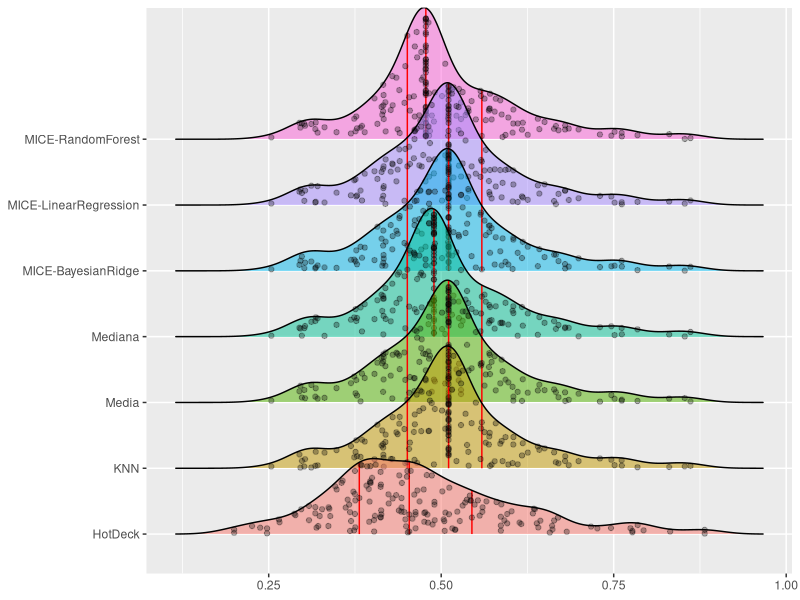
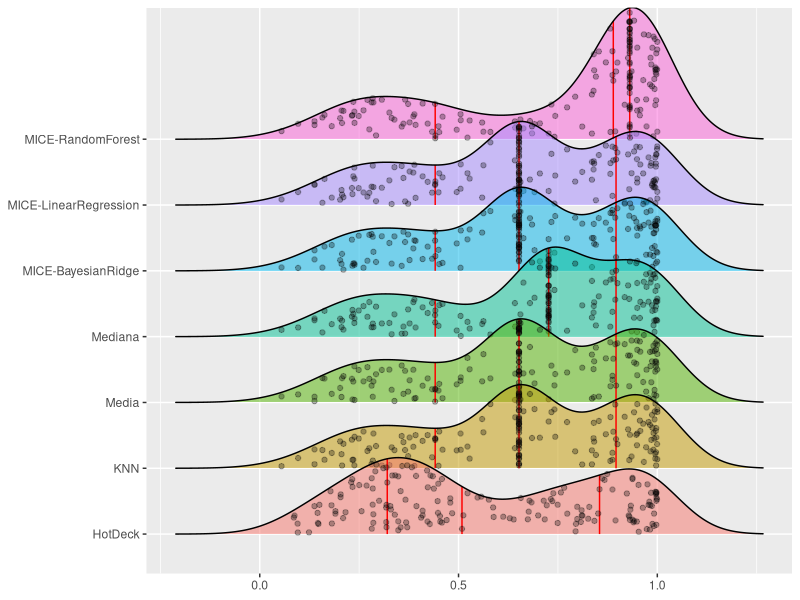
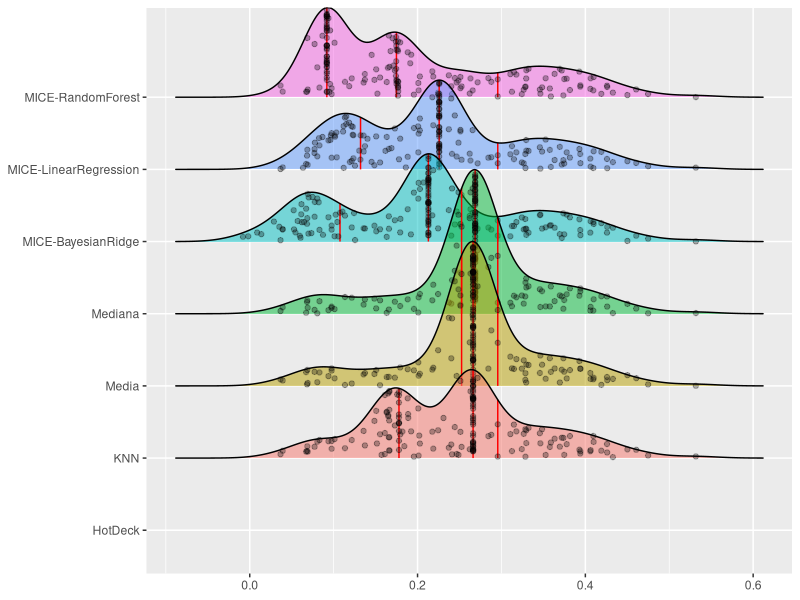
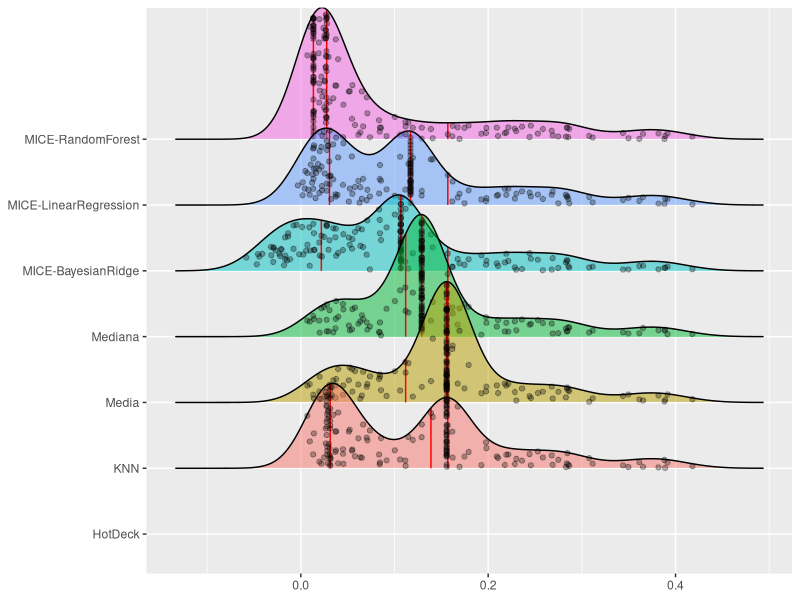
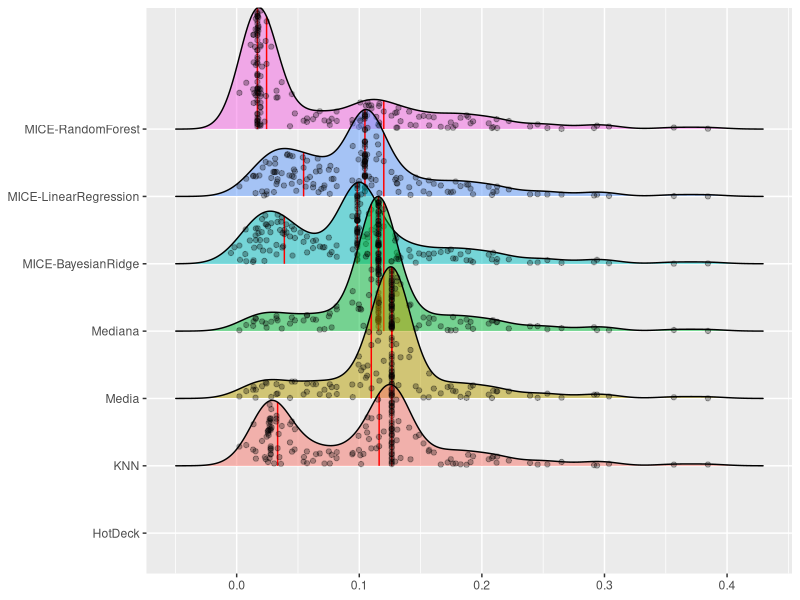
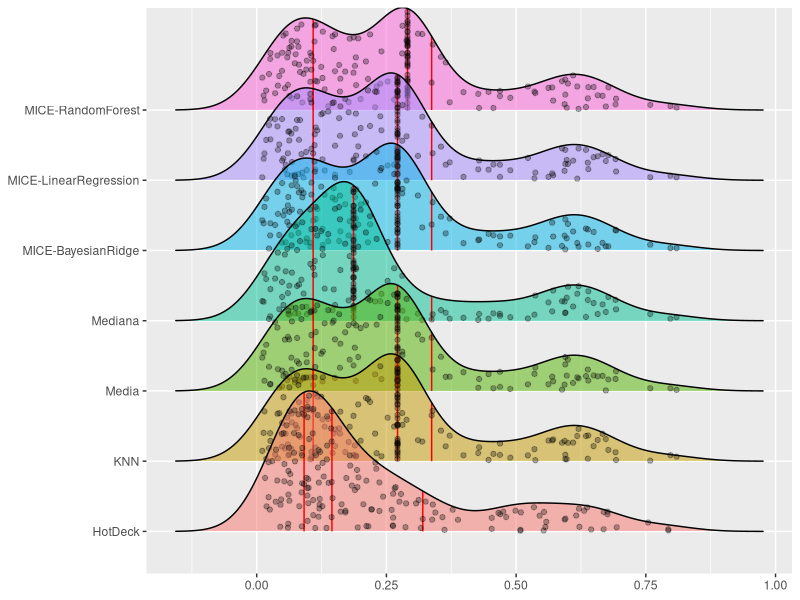
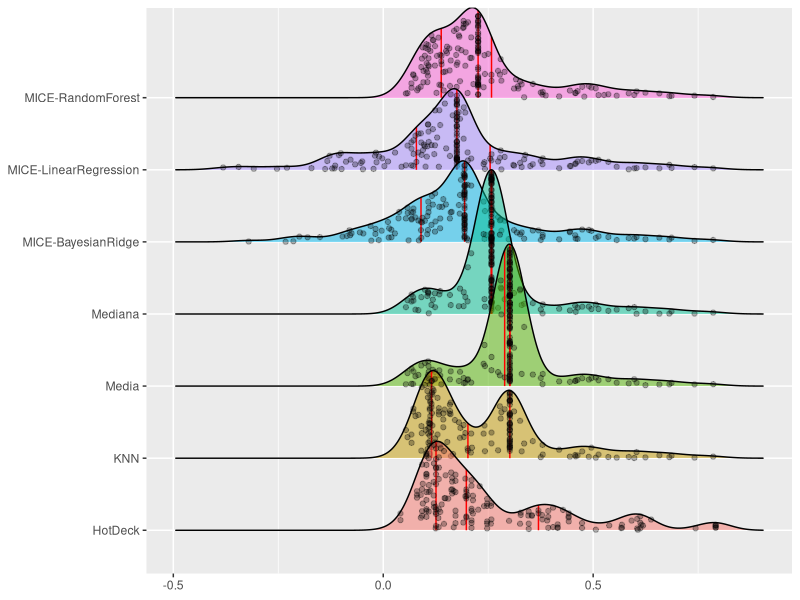
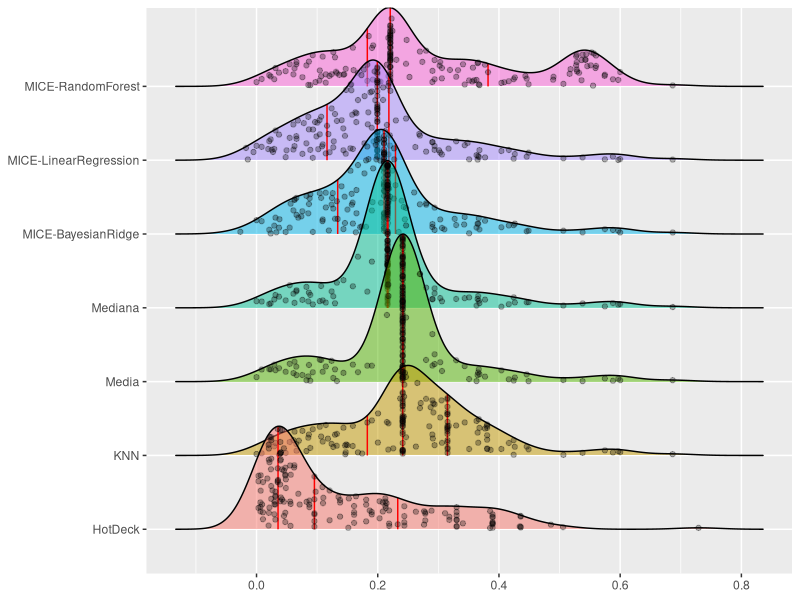

Source code (R) for these figures, in order:
library(tidyverse)

library(ggplot2)
library(ggridges)

library(VIM)
# library(mice) # Cargamos la librería

#wd
setwd('/home/mateo1/repos/financialinclusionClustering')

#data
data = read.csv("data/data.csv")
data = data[ data$year == 2017,]


# imputacion hot deck
hotdeck_imp <-hotdeck(data  , imp_var =F)
hotdeck_imp$imputer = 'HotDeck' 


# levanto data from py
data_imp = read.csv('results/data_imputada_py.csv') %>% 
  bind_rows(hotdeck_imp) %>% 
  bind_rows(data %>% 
              na.omit() %>% 
              mutate(imputer= 'Complete'))
write.csv(data_imp, file = "results/data_imputada.csv")

table(data_imp$imputer)
 

# PLOTSSS
# https://cran.r-project.org/web/packages/ggridges/vignettes/introduction.html#:~:text=The%20ggridges%20package%20provides%20two,then%20draws%20those%20using%20ridgelines.
# scale = 5, substantial overlap

for (i in names(data_imp[, 4:ncol(data_imp) ])) {
  print(i) 
  if (i != 'imputer'){
    print ( data_imp %>% 
              ggplot(aes(x = data_imp[,i], y = imputer, fill = imputer )) + 
              geom_density_ridges(
                scale = 2,
                quantiles = 4,
                quantile_lines = TRUE,   vline_size = 0.5, vline_color = "red",
                alpha = .5
                , jittered_points = TRUE, point_alpha = 0.3
              ) + 
              # scale_point_color_hue(l = 40) +
              # scale_discrete_manual(aesthetics = "point_shape", values = c(21, 22, 23, 24, 25))+
              labs()+
              theme(legend.position = 'none', 
                    axis.title = element_blank()) 
    )  
    ggsave(paste0('results/dist_imp/dist_',i,'.jpg' ))
    
  }
}
